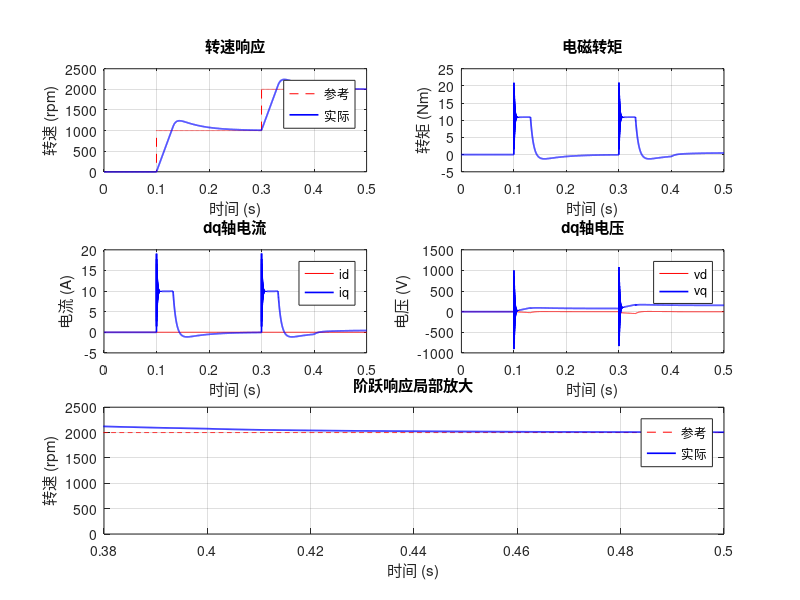

Recreate this plot in MATLAB.
%% 永磁同步电机矢量控制仿真
% MATLAB R2016b 兼容

clc; close all;

pmsm.Rs = 0.958; pmsm.Ld = 0.00525; pmsm.Lq = 0.00525;
pmsm.psi = 0.1827; pmsm.P = 4; pmsm.J = 0.003; pmsm.B = 0.0001;

Ts = 1e-4; T = 0.5; t = 0:Ts:T; n = length(t);
Kp_i = 100; Ki_i = 2000; Kp_s = 0.5; Ki_s = 10;

w_ref = 0*(t<0.1) + 1000*(t>=0.1 & t<0.3) + 2000*(t>=0.3);
TL = 0.5*(t>0.4);

id = 0; iq = 0; wm = 0; id_ref = 0;
ei_d = 0; ei_q = 0; ew = 0;
id_log = zeros(1,n); iq_log = zeros(1,n); wm_log = zeros(1,n);
vd_log = zeros(1,n); vq_log = zeros(1,n); Te_log = zeros(1,n);

for k = 1:n
    e = (w_ref(k) - wm*30/pi)*(pi/30);
    ew = ew + e*Ts;
    iq_ref = max(min(Kp_s*e + Ki_s*ew, 10), -10);
    ei_d = ei_d + (id_ref-id)*Ts;
    vd = Kp_i*(id_ref-id) + Ki_i*ei_d;
    ei_q = ei_q + (iq_ref-iq)*Ts;
    vq = Kp_i*(iq_ref-iq) + Ki_i*ei_q;
    vd = vd - pmsm.Lq*pmsm.P*wm*iq;
    vq = vq + pmsm.psi*pmsm.P*wm + pmsm.Ld*pmsm.P*wm*id;
    id = id + (vd - pmsm.Rs*id + pmsm.Lq*pmsm.P*wm*iq)/pmsm.Ld*Ts;
    iq = iq + (vq - pmsm.Rs*iq - pmsm.psi*pmsm.P*wm - pmsm.Ld*pmsm.P*wm*id)/pmsm.Lq*Ts;
    Te = 1.5*pmsm.P*(pmsm.psi*iq + (pmsm.Ld-pmsm.Lq)*id*iq);
    wm = wm + (Te - pmsm.B*wm - TL(k))/pmsm.J*Ts;
    id_log(k)=id; iq_log(k)=iq; wm_log(k)=wm*30/pi;
    vd_log(k)=vd; vq_log(k)=vq; Te_log(k)=Te;
end

figure('Position', [100 100 900 700]);
subplot(3,2,1); plot(t, w_ref, 'r--', t, wm_log, 'b-', 'LineWidth', 1.2);
xlabel('时间 (s)'); ylabel('转速 (rpm)'); legend('参考','实际'); grid on; title('转速响应');
subplot(3,2,2); plot(t, Te_log, 'b-', 'LineWidth', 1.2);
xlabel('时间 (s)'); ylabel('转矩 (Nm)'); grid on; title('电磁转矩');
subplot(3,2,3); plot(t, id_log, 'r-', t, iq_log, 'b-', 'LineWidth', 1.2);
xlabel('时间 (s)'); ylabel('电流 (A)'); legend('id','iq'); grid on; title('dq轴电流');
subplot(3,2,4); plot(t, vd_log, 'r-', t, vq_log, 'b-', 'LineWidth', 1.2);
xlabel('时间 (s)'); ylabel('电压 (V)'); legend('vd','vq'); grid on; title('dq轴电压');
subplot(3,2,5:6); plot(t, w_ref, 'r--', t, wm_log, 'b-', 'LineWidth', 1.2);
xlim([0.38 0.5]); xlabel('时间 (s)'); ylabel('转速 (rpm)');
legend('参考','实际'); grid on; title('阶跃响应局部放大');

fprintf('===== 矢量控制结果 =====\n');
fprintf('转速误差: %.2f rpm\n', abs(wm_log(end)-w_ref(end)));
fprintf('峰值转矩: %.3f Nm\n', max(Te_log));
